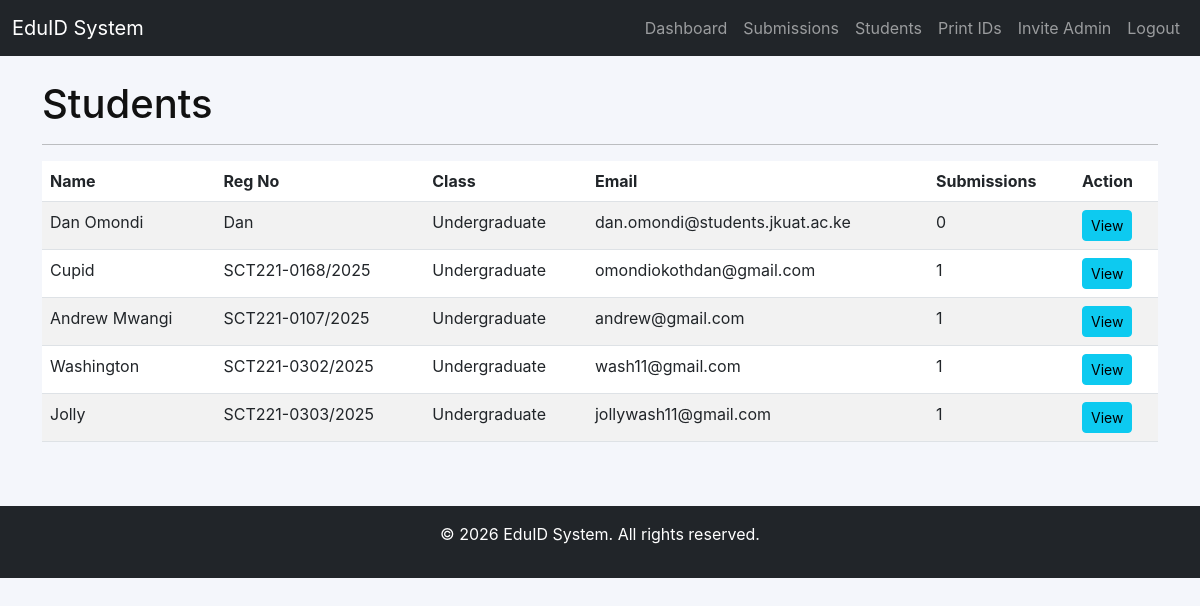
Page /admin/students (signed in) on the earlier database version.
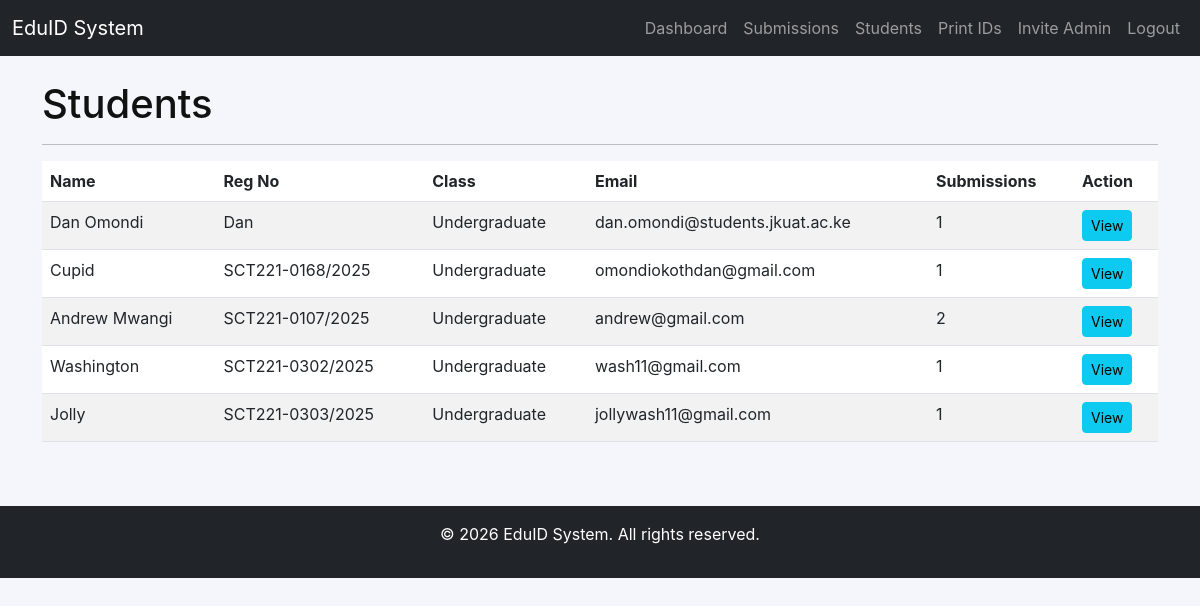
Same page on the later database version.
### app/models/student.py (models this page shows)
class Student(db.Model):
    id = db.Column(db.Integer, primary_key=True)
    user_id = db.Column(db.Integer, db.ForeignKey('user.id'), nullable=False, unique=True)
    reg_no = db.Column(db.String(30), unique=True, nullable=False)
    full_name = db.Column(db.String(120), nullable=False)
    school_name = db.Column(db.String(200))  # School name
    email = db.Column(db.String(120))
    phone = db.Column(db.String(20))
    date_of_birth = db.Column(db.Date)
    class_level = db.Column(db.String(50))
    photo = db.Column(db.String(200))
    blood_type = db.Column(db.String(10))  # e.g., O+, A-, AB+
    allergies = db.Column(db.String(200))
    emergency_contact_name = db.Column(db.String(120))
    emergency_contact_phone = db.Column(db.String(20))
    school_ids = db.relationship('SchoolID', backref='student', lazy=True, cascade='all, delete-orphan')
    created_at = db.Column(db.DateTime, default=datetime.utcnow)
    updated_at = db.Column(db.DateTime, default=datetime.utcnow, onupdate=datetime.utcnow)

### app/routes/admin.py (the view)
@admin_bp.route("/students")
@login_required
@admin_required
def students_list():
    page = request.args.get('page', 1, type=int)
    students = Student.query.paginate(page=page, per_page=10)
    return render_template("admin/students.html", students=students)

### app/templates/admin/students.html (shortened to what this page needs)
{% extends "base.html" %}
{% block content %}
<h1>Students</h1>
<hr>
<div class="table-responsive">
    <table class="table table-striped table-hover">
        <thead>
            <tr>
                <th>Name</th>
                <th>Reg No</th>
                <th>Class</th>
                <th>Email</th>
                <th>Submissions</th>
                <th>Action</th>
            </tr>
        </thead>
        <tbody>
            {% for student in students.items %}
                <tr>
                    <td>{{ student.full_name }}</td>
                    <td>{{ student.reg_no }}</td>
                    <td>{{ student.class_level or 'N/A' }}</td>
                    <td>{{ student.email or 'N/A' }}</td>
                    <td>{{ student.school_ids|length }}</td>
                    <td>
                        <a href="{{ url_for('admin.student_detail', student_id=student.id) }}" class="btn btn-sm btn-info">View</a>
                    </td>
                </tr>
            {% endfor %}
        </tbody>
    </table>
</div>
{% endblock %}

Differences in the rows shown:
changed Student "Dan Omondi": school_ids|length "0" → "1"
computed for Student "Andrew Mwangi": school_ids|length "1" → "2"
